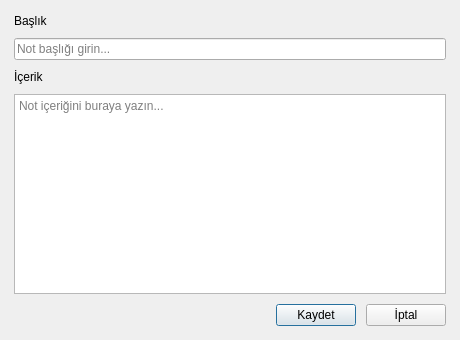
<?xml version="1.0" encoding="UTF-8"?>
<ui version="4.0">
 <class>NoteDialog</class>
 <widget class="QDialog" name="NoteDialog">
  <property name="geometry">
   <rect>
    <x>0</x>
    <y>0</y>
    <width>460</width>
    <height>340</height>
   </rect>
  </property>
  <property name="windowTitle">
   <string>Not Ekle / Düzenle</string>
  </property>
  <layout class="QVBoxLayout" name="verticalLayout">
   <property name="leftMargin">
    <number>14</number>
   </property>
   <property name="topMargin">
    <number>14</number>
   </property>
   <property name="rightMargin">
    <number>14</number>
   </property>
   <property name="bottomMargin">
    <number>14</number>
   </property>
   <property name="spacing">
    <number>10</number>
   </property>
   <item>
    <widget class="QLabel" name="labelTitle">
     <property name="text">
      <string>Başlık</string>
     </property>
    </widget>
   </item>
   <item>
    <widget class="QLineEdit" name="titleLineEdit">
     <property name="placeholderText">
      <string>Not başlığı girin...</string>
     </property>
    </widget>
   </item>
   <item>
    <widget class="QLabel" name="labelContent">
     <property name="text">
      <string>İçerik</string>
     </property>
    </widget>
   </item>
   <item>
    <widget class="QTextEdit" name="contentTextEdit">
     <property name="placeholderText">
      <string>Not içeriğini buraya yazın...</string>
     </property>
    </widget>
   </item>
   <item>
    <layout class="QHBoxLayout" name="horizontalLayoutButtons">
     <item>
      <spacer name="horizontalSpacer">
       <property name="orientation">
        <enum>Qt::Orientation::Horizontal</enum>
       </property>
       <property name="sizeHint" stdset="0">
        <size>
         <width>40</width>
         <height>20</height>
        </size>
       </property>
      </spacer>
     </item>
     <item>
      <widget class="QPushButton" name="saveButton">
       <property name="text">
        <string>Kaydet</string>
       </property>
      </widget>
     </item>
     <item>
      <widget class="QPushButton" name="cancelButton">
       <property name="text">
        <string>İptal</string>
       </property>
      </widget>
     </item>
    </layout>
   </item>
  </layout>
 </widget>
 <resources/>
 <connections/>
</ui>
